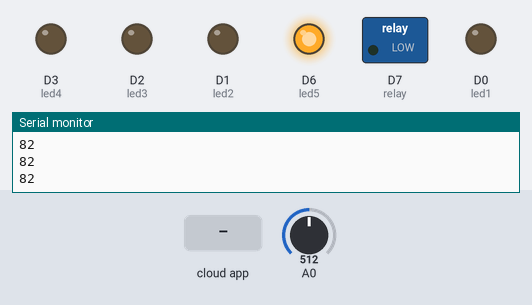
A sketch run on a simulated ESP8266 (NodeMCU). Shown: switched loads named in the sketch (green lamp = pin HIGH), output pins drawn as LEDs (lit = HIGH), the last lines printed to the serial monitor. Inputs (shaded band) come from the test bench; at power-on: A0 = 512. WiFi joins after 1.5 s; servers stay silent unless stated; no MQTT or app messages arrive unless stated.

Above: at 2.7 s.
2.8 s: the phone or cloud app sets relay4 to 1
At 3.2 s:
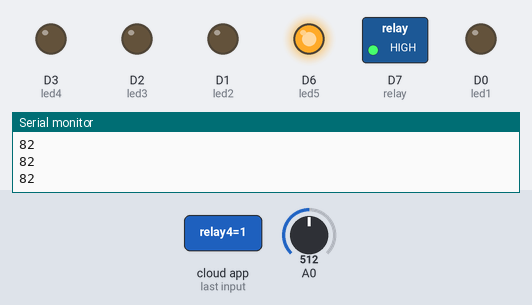
4.3 s: A0 set to 538
At 4.6 s:
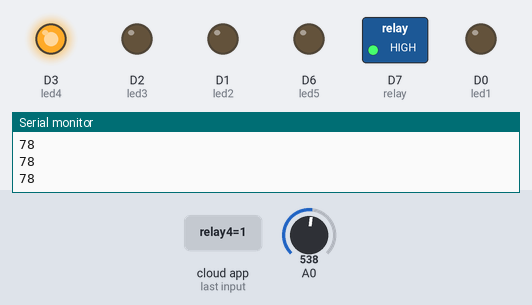
5.8 s: the phone or cloud app sets relay4 to 0
At 6.5 s:
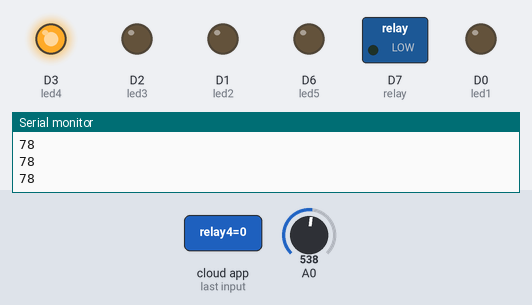
7.3 s: A0 set to 637
8.8 s: A0 set to 655
At 9.9 s:
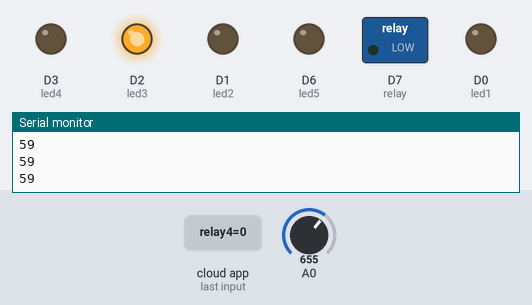
10.3 s: A0 set to 762
11.8 s: A0 set to 783
At 12.8 s:
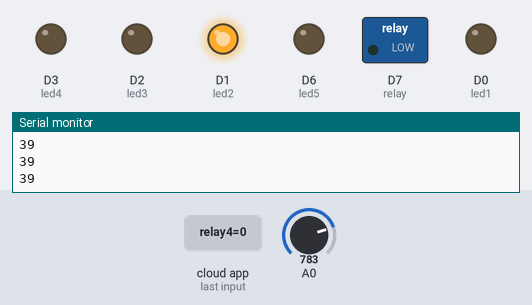
Timing chart, 0 to 14.3 s (numbered marks = the images above; inputs shaded):
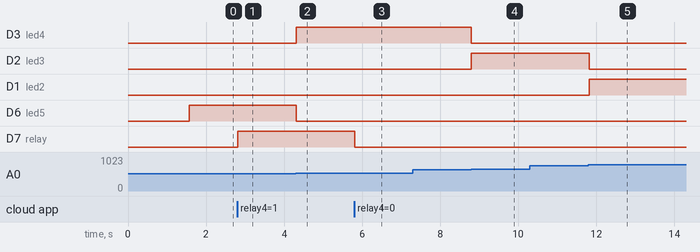

Measured:
- the behaviour switches between 521 and 522 on A0 (found by bisection; images 1 and 2)
- the behaviour switches between 646 and 647 on A0 (found by bisection; images 3 and 4)
- the behaviour switches between 771 and 772 on A0 (found by bisection; images 4 and 5)
- after the input at 2.8 s, D7 (relay): LOW → HIGH at once
- after the input at 4.3 s, D3 (led4): LOW → HIGH at once; D6 (led5): HIGH → LOW at once
- after the input at 5.8 s, D7 (relay): HIGH → LOW at once
- after the input at 8.8 s, D3 (led4): HIGH → LOW at once; D2 (led3): LOW → HIGH at once
- after the input at 11.8 s, D2 (led3): HIGH → LOW at once; D1 (led2): LOW → HIGH at once

The sketch:

watering_system_online.ino
```cpp
#include "config.h"

void setup()
{
  //begin serial
  Serial.begin(115200);
  delay(10);
  mqtt.subscribe(&Pump);

  //pin mode
  pinMode(led1, OUTPUT);
  pinMode(led2, OUTPUT);
  pinMode(led3, OUTPUT);
  pinMode(led4, OUTPUT);
  pinMode(led5, OUTPUT);
  pinMode(relay, OUTPUT);

  //initial value
  digitalWrite(led1, LOW);
  digitalWrite(led2, LOW);
  digitalWrite(led3, LOW);
  digitalWrite(led4, LOW);
  digitalWrite(led5, LOW);

  //relay active low
  //digitalWrite(relay, HIGH);
  //relay active hi
  digitalWrite(relay, LOW);

  //Adding the WiFi networks to the MultiWiFi instance
  wifi_multi.addAP(ssid1, password1);
  wifi_multi.addAP(ssid2, password2);
  wifi_multi.addAP(ssid3, password3);

  //Wait for ESP8266 to scan the local area and connect with the strongest of the networks defined above
  Serial.print("Connecting to Wi-Fi...");
  while (wifi_multi.run(connectTimeOutPerAP) != WL_CONNECTED)
  {
    Serial.print(".");
    delay(1000);
  }
  Serial.println();
  Serial.print("Connected to ");
  Serial.println(WiFi.SSID());
  Serial.print("IP Address: ");
  Serial.println(WiFi.localIP());
}

void loop()
{
  MQTT_connect();
  unsigned long currentTime = millis();
  Adafruit_MQTT_Subscribe * subscription;
  while ((subscription = mqtt.readSubscription()))
  {
    if (subscription == &Pump)  //subscribe data
    {
      Serial.print(F("Got: "));
      Serial.println((char*) Pump.lastread);

      if (!strcmp((char*) Pump.lastread, "0"))
      {
        //relay active low
        //digitalWrite(relay, HIGH);
        //relay active hi
        digitalWrite(relay, LOW);
      }
      if (!strcmp((char*) Pump.lastread, "1"))
      {
        //relay active low
        //digitalWrite(relay, LOW);
        //relay active hi
        digitalWrite(relay, HIGH);
      }

    }
  }

  //pinout config in sensor
  int sensorValue = analogRead(A0);
  byte mappedValue = map(sensorValue, 400, 1024, 100, 0);
  Serial.println(mappedValue);
  //tweaking some inconsistan reading value
  if (mappedValue > 100) {
    mappedValue = 100;
  }

  //for builtin led notification system
  if (mappedValue > 3 && mappedValue <= 20)
  {
    digitalWrite(led1, HIGH);
    digitalWrite(led2, LOW);
    digitalWrite(led3, LOW);
    digitalWrite(led4, LOW);
    digitalWrite(led5, LOW);
  } else if (mappedValue > 20 && mappedValue <= 40) {
    digitalWrite(led1, LOW);
    digitalWrite(led2, HIGH);
    digitalWrite(led3, LOW);
    digitalWrite(led4, LOW);
    digitalWrite(led5, LOW);
  } else if (mappedValue > 40 && mappedValue <= 60) {
    digitalWrite(led1, LOW);
    digitalWrite(led2, LOW);
    digitalWrite(led3, HIGH);
    digitalWrite(led4, LOW);
    digitalWrite(led5, LOW);
  } else if (mappedValue > 60 && mappedValue <= 80) {
    digitalWrite(led1, LOW);
    digitalWrite(led2, LOW);
    digitalWrite(led3, LOW);
    digitalWrite(led4, HIGH);
    digitalWrite(led5, LOW);
  } else if (mappedValue > 80 && mappedValue <= 100) {
    digitalWrite(led1, LOW);
    digitalWrite(led2, LOW);
    digitalWrite(led3, LOW);
    digitalWrite(led4, LOW);
    digitalWrite(led5, HIGH);
  } else {
    digitalWrite(led1, LOW);
    digitalWrite(led2, LOW);
    digitalWrite(led3, LOW);
    digitalWrite(led4, LOW);
    digitalWrite(led5, LOW);
  }
  if (currentTime - previousTime >= eventInterval) {
    //pinout config in sensor
    int sensorValue = analogRead(A0);
    byte mappedValue = map(sensorValue, 400, 1024, 100, 0);
    Serial.println(mappedValue);
    //tweaking some inconsistan reading value
    if (mappedValue > 100) {
      mappedValue = 100;
    }
    //publising data
    if (! AgricultureData.publish(mappedValue)) {
      Serial.println(F("Failed"));
    } else {
      Serial.println(F("OK!"));
    }
    previousTime = currentTime;
  }
  delay(20);
}

void MQTT_connect()
{
  int8_t ret;

  // Stop if already connected.
  if (mqtt.connected())
  {
    return;
  }

  uint8_t retries = 3;
  while ((ret = mqtt.connect()) != 0) // connect will return 0 for connected
  {

    mqtt.disconnect();
    delay(5000);  // wait 5 seconds
    retries--;
    if (retries == 0)
    {
      // basically die and wait for WDT to reset me
      while (1);
    }
  }
}
```

config.h
```cpp
//lib config
#include <ESP8266WiFi.h>
#include <ESP8266WiFiMulti.h>
#include "Adafruit_MQTT.h"
#include "Adafruit_MQTT_Client.h"

//pinout config out control
int led1 = D0;
int led2 = D1;
int led3 = D2;
int led4 = D3;
int led5 = D6;
int relay = D7;

//Defining the instance of ESP8266MultiWifi
WiFiClient client;
ESP8266WiFiMulti wifi_multi;

//wifi connectionn config
//WiFi 1
const char* ssid1 = "ora_bayar";
const char* password1 = "password";

//WiFi 2
const char* ssid2 = "android_ap";
const char* password2 = "12345678";

//WiFi 3
const char* ssid3 = "xiaomi";
const char* password3 = "87654321";

//timeout config
uint16_t connectTimeOutPerAP = 5000;

//millis timing
const unsigned long eventInterval = 3000; //1000 for 1s
unsigned long previousTime = 0;

//adafruit config
#define AIO_SERVER      "io.adafruit.com"
#define AIO_SERVERPORT  1883                   // use 8883 for SSL
#define AIO_USERNAME    "your_aio_username"
#define AIO_KEY         "your_aio_key"

//Set up the adafruit mqtt client
Adafruit_MQTT_Client mqtt(&client, AIO_SERVER, AIO_SERVERPORT, AIO_USERNAME, AIO_KEY);
//Set up the feed you're publishing to
Adafruit_MQTT_Publish AgricultureData = Adafruit_MQTT_Publish(&mqtt, AIO_USERNAME "/feeds/sensor.soil");
//Set up the feed you're subscribing to
Adafruit_MQTT_Subscribe Pump = Adafruit_MQTT_Subscribe(&mqtt, AIO_USERNAME "/feeds/relay4");
```
